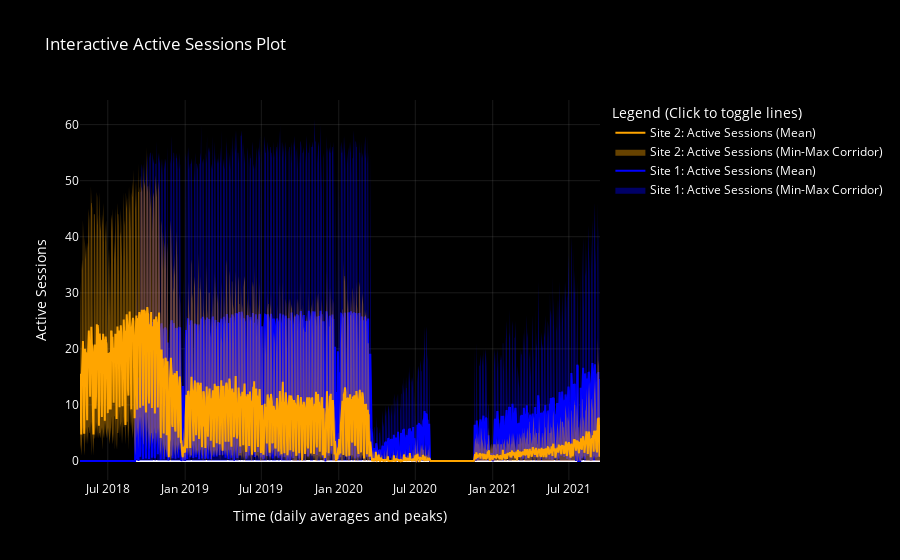
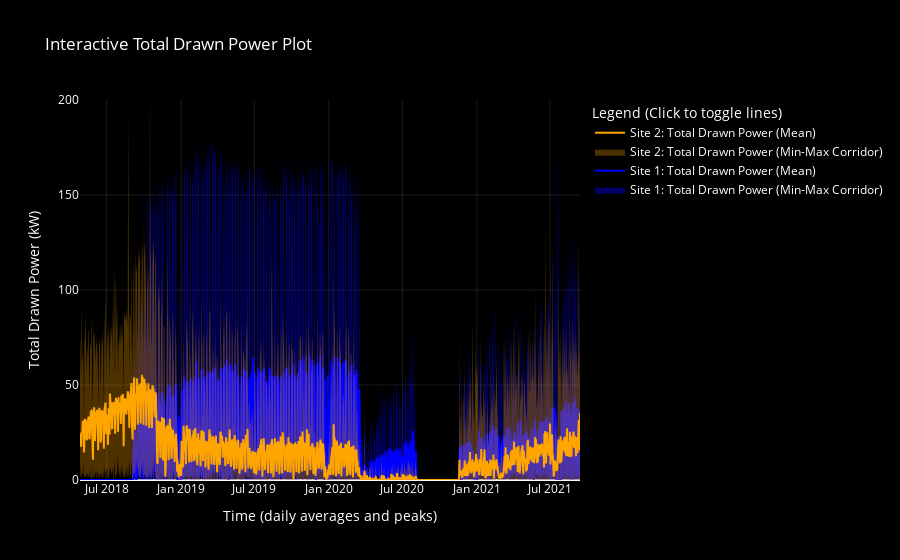

The notebook cell these images were saved under, in order:
### Markdown cell above
**Long-Term Retrospect**\
The developments of the three KPIs over a longer period of time are shown below. Please use the toggle function of the plots' legends to display selectively.

**Trend**\
Regarding the structure and distribution of the data, we can see that the series is relatively stable in magnitude and pattern at the beginning. We can then see that there was an abrupt drop in activity in April 2020, which has been slowly recovering ever since. This is probably due to the Covid-19 pandemic, during which many people stayed at home and thus a general reduction in the use of public charging infrastructure seems reasonable.
Since then, there has been a clear upward trend in both active sessions and total drawn power, which is not surprising given the relationship between the two figures. The period of missing data around October 2020, which lasted several months, is difficult to interpret. This could be due to the closure of the sites, but also to a lack of measurements for other reasons.\
Either way, this does not detract from the observable trend. For site 1, mean active sessions (on working days) have risen from under five to almost 20 until the end of the dataset's time frame. In relative terms, site 2 has also undergone a similar development, only here the general level is significantly lower, which also applies to total drawn power. The reasons for this might be a combination of the generally increasing market penetration of EVs in the western USA and post-Covid-19 recovery. Logically, the maximum values are also increasingly approaching the pre-Covid level.


**Idle Rate**\
As far as the idle rate is concerned, the long-term view shows that this KPI is particularly interesting in the short-term view. No significant trend can be identified here.

### Code cell
def plot_KPIs_interactive(last_x_days: int):
    import plotly.graph_objects as go
    import pandas as pd
    
    # Load the data
    aggregated_data = pd.read_csv("../data/processed/daily_avg_min_max_KPIs.csv")

    # Parse day column to datetime
    aggregated_data['day'] = pd.to_datetime(aggregated_data['day'])

    end_date = aggregated_data['day'].max()
    start_date = end_date - pd.Timedelta(days=last_x_days)
    aggregated_data = aggregated_data[aggregated_data['day'] >= start_date]


    #############################################################################
    #PLOT ACTIVE SESSIONS

    # Set up the figure
    fig = go.Figure()

    # Plot for site 1: Active Sessions
    fig.add_trace(go.Scatter(
        x=aggregated_data['day'], 
        y=aggregated_data['activeSessions_site_1_min'],
        mode='lines',
        line=dict(color='blue', width=0),
        name='Site 1: Active Sessions (Min)',
        showlegend=False
    ))
    fig.add_trace(go.Scatter(
        x=aggregated_data['day'], 
        y=aggregated_data['activeSessions_site_1_max'],
        mode='lines',
        fill='tonexty',
        fillcolor='rgba(0, 0, 255, 0.4)',
        line=dict(color='blue', width=0),
        name='Site 1: Active Sessions (Min-Max Corridor)',
        showlegend=True
    ))
    fig.add_trace(go.Scatter(
        x=aggregated_data['day'], 
        y=aggregated_data['activeSessions_site_1_mean'],
        mode='lines',
        name='Site 1: Active Sessions (Mean)',
        line=dict(color='blue')
    ))

    # Plot for site 2: Active Sessions
    fig.add_trace(go.Scatter(
        x=aggregated_data['day'], 
        y=aggregated_data['activeSessions_site_2_min'],
        mode='lines',
        line=dict(color='orange', width=0),
        name='Site 2: Active Sessions (Min)',
        showlegend=False
    ))
    fig.add_trace(go.Scatter(
        x=aggregated_data['day'], 
        y=aggregated_data['activeSessions_site_2_max'],
        mode='lines',
        fill='tonexty',
        fillcolor='rgba(255, 165, 0, 0.4)',
        line=dict(color='orange', width=0),
        name='Site 2: Active Sessions (Min-Max Corridor)',
        showlegend=True
    ))
    fig.add_trace(go.Scatter(
        x=aggregated_data['day'], 
        y=aggregated_data['activeSessions_site_2_mean'],
        mode='lines',
        name='Site 2: Active Sessions (Mean)',
        line=dict(color='orange')
    ))

    # Update layout for interactivity and style
    fig.update_layout(
        title="Interactive Active Sessions Plot",
        xaxis_title="Time (daily averages and peaks)",
        yaxis_title="Active Sessions",
        legend_title="Legend (Click to toggle lines)",
        plot_bgcolor='black',
        paper_bgcolor='black',
        font=dict(color='white'),
        xaxis=dict(gridcolor='rgba(128, 128, 128, 0.2)'),
        yaxis=dict(gridcolor='rgba(128, 128, 128, 0.2)')
    )

    # Show the figure
    fig.show()
    
    #############################################################################
    #PLOT TOTAL DRAWN POWER
    
    # Set up the figure
    fig = go.Figure()

    # Plot for site 1: Total Drawn Power
    fig.add_trace(go.Scatter(
        x=aggregated_data['day'], 
        y=aggregated_data['total_drawn_power_1_min'],
        mode='lines',
        line=dict(color='blue', width=0),
        name='Site 1: Total Drawn Power (min)',
        showlegend=False
    ))
    fig.add_trace(go.Scatter(
        x=aggregated_data['day'], 
        y=aggregated_data['total_drawn_power_1_max'],
        mode='lines',
        fill='tonexty',
        fillcolor='rgba(0, 0, 255, 0.4)',
        line=dict(color='blue', width=0),
        name='Site 1: Total Drawn Power (Min-Max Corridor)',
        showlegend=True
    ))
    fig.add_trace(go.Scatter(
        x=aggregated_data['day'], 
        y=aggregated_data['total_drawn_power_1_mean'],
        mode='lines',
        name='Site 1: Total Drawn Power (Mean)',
        line=dict(color='blue')
    ))

    # Plot for site 2: Total Drawn Power
    fig.add_trace(go.Scatter(
        x=aggregated_data['day'], 
        y=aggregated_data['total_drawn_power_2_min'],
        mode='lines',
        line=dict(color='orange', width=0),
        name='Site 2: Total Drawn Power (Min)',
        showlegend=False
    ))
    fig.add_trace(go.Scatter(
        x=aggregated_data['day'], 
        y=aggregated_data['total_drawn_power_2_max'],
        mode='lines',
        fill='tonexty',
        fillcolor='rgba(255, 165, 0, 0.3)',
        line=dict(color='orange', width=0),
        name='Site 2: Total Drawn Power (Min-Max Corridor)',
        showlegend=True
    ))
    fig.add_trace(go.Scatter(
        x=aggregated_data['day'], 
        y=aggregated_data['total_drawn_power_2_mean'],
        mode='lines',
        name='Site 2: Total Drawn Power (Mean)',
        line=dict(color='orange')
    ))

    # Update layout for interactivity and style
    fig.update_layout(
        title="Interactive Total Drawn Power Plot",
        xaxis_title="Time (daily averages and peaks)",
        yaxis_title="Total Drawn Power (kW)",
        legend_title="Legend (Click to toggle lines)",
        plot_bgcolor='black',
        paper_bgcolor='black',
        font=dict(color='white'),
        xaxis=dict(gridcolor='rgba(128, 128, 128, 0.2)'),
        yaxis=dict(gridcolor='rgba(128, 128, 128, 0.2)', range=[0, 200])
    )

    # Show the figure
    fig.show()
    
plot_KPIs_interactive(1500)

### Figure 1 — Plotly figure (JSON) as saved in the notebook; plotly's stock layout.template omitted (floating-point values rounded to 4 significant figures; data arrays with more than 128 entries replaced by an {"elided": "..."} marker saying what was removed)
{"data": [{"line": {"color": "blue", "width": 0}, "mode": "lines", "name": "Site 1: Active Sessions (Min)", "showlegend": false, "x": {"elided": "1237 str values"}, "y": {"elided": "1237 int values"}, "type": "scatter"}, {"fill": "tonexty", "fillcolor": "rgba(0, 0, 255, 0.4)", "line": {"color": "blue", "width": 0}, "mode": "lines", "name": "Site 1: Active Sessions (Min-Max Corridor)", "showlegend": true, "x": {"elided": "1237 str values"}, "y": {"elided": "1237 int values"}, "type": "scatter"}, {"line": {"color": "blue"}, "mode": "lines", "name": "Site 1: Active Sessions (Mean)", "x": {"elided": "1237 str values"}, "y": {"elided": "1237 float values"}, "type": "scatter"}, {"line": {"color": "orange", "width": 0}, "mode": "lines", "name": "Site 2: Active Sessions (Min)", "showlegend": false, "x": {"elided": "1237 str values"}, "y": {"elided": "1237 int values"}, "type": "scatter"}, {"fill": "tonexty", "fillcolor": "rgba(255, 165, 0, 0.4)", "line": {"color": "orange", "width": 0}, "mode": "lines", "name": "Site 2: Active Sessions (Min-Max Corridor)", "showlegend": true, "x": {"elided": "1237 str values"}, "y": {"elided": "1237 int values"}, "type": "scatter"}, {"line": {"color": "orange"}, "mode": "lines", "name": "Site 2: Active Sessions (Mean)", "x": {"elided": "1237 str values"}, "y": {"elided": "1237 float values"}, "type": "scatter"}], "layout": {"font": {"color": "white"}, "xaxis": {"title": {"text": "Time (daily averages and peaks)"}, "gridcolor": "rgba(128, 128, 128, 0.2)"}, "yaxis": {"title": {"text": "Active Sessions"}, "gridcolor": "rgba(128, 128, 128, 0.2)"}, "title": {"text": "Interactive Active Sessions Plot"}, "legend": {"title": {"text": "Legend (Click to toggle lines)"}}, "plot_bgcolor": "black", "paper_bgcolor": "black"}}

### Figure 2 — Plotly figure (JSON) as saved in the notebook; plotly's stock layout.template omitted (floating-point values rounded to 4 significant figures; data arrays with more than 128 entries replaced by an {"elided": "..."} marker saying what was removed)
{"data": [{"line": {"color": "blue", "width": 0}, "mode": "lines", "name": "Site 1: Total Drawn Power (min)", "showlegend": false, "x": {"elided": "1237 str values"}, "y": {"elided": "1237 float values"}, "type": "scatter"}, {"fill": "tonexty", "fillcolor": "rgba(0, 0, 255, 0.4)", "line": {"color": "blue", "width": 0}, "mode": "lines", "name": "Site 1: Total Drawn Power (Min-Max Corridor)", "showlegend": true, "x": {"elided": "1237 str values"}, "y": {"elided": "1237 float values"}, "type": "scatter"}, {"line": {"color": "blue"}, "mode": "lines", "name": "Site 1: Total Drawn Power (Mean)", "x": {"elided": "1237 str values"}, "y": {"elided": "1237 float values"}, "type": "scatter"}, {"line": {"color": "orange", "width": 0}, "mode": "lines", "name": "Site 2: Total Drawn Power (Min)", "showlegend": false, "x": {"elided": "1237 str values"}, "y": {"elided": "1237 float values"}, "type": "scatter"}, {"fill": "tonexty", "fillcolor": "rgba(255, 165, 0, 0.3)", "line": {"color": "orange", "width": 0}, "mode": "lines", "name": "Site 2: Total Drawn Power (Min-Max Corridor)", "showlegend": true, "x": {"elided": "1237 str values"}, "y": {"elided": "1237 float values"}, "type": "scatter"}, {"line": {"color": "orange"}, "mode": "lines", "name": "Site 2: Total Drawn Power (Mean)", "x": {"elided": "1237 str values"}, "y": {"elided": "1237 float values"}, "type": "scatter"}], "layout": {"font": {"color": "white"}, "xaxis": {"title": {"text": "Time (daily averages and peaks)"}, "gridcolor": "rgba(128, 128, 128, 0.2)"}, "yaxis": {"title": {"text": "Total Drawn Power (kW)"}, "gridcolor": "rgba(128, 128, 128, 0.2)", "range": [0, 200]}, "title": {"text": "Interactive Total Drawn Power Plot"}, "legend": {"title": {"text": "Legend (Click to toggle lines)"}}, "plot_bgcolor": "black", "paper_bgcolor": "black"}}
